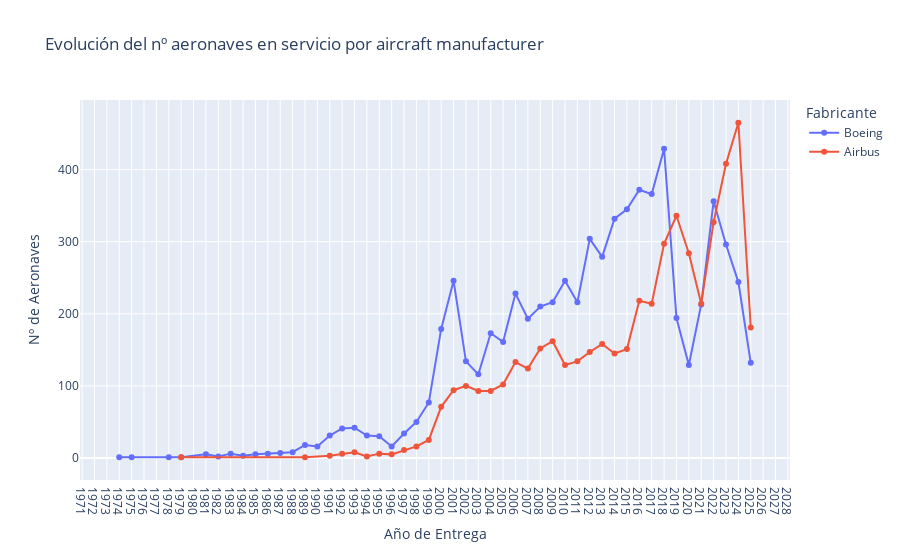

The notebook cell saved with this chart:
### Code cell
#1. Chart of Aircraft Manufacturer by Aircraft Delivery Year

# Agrupar datos por año y fabricante
evol_manufacturer = (
    df_aw.groupby(['Delivery Year', 'Aircraft Manufacturer'])
         .size()
         .reset_index(name='Number of Aircraft')
         .sort_values('Delivery Year')
)

# Crear el gráfico
fig = px.line(
    evol_manufacturer,
    x='Delivery Year',
    y='Number of Aircraft',
    color='Aircraft Manufacturer',
    markers=True,
    title='Evolución del nº aeronaves en servicio por aircraft manufacturer',
    labels={'Delivery Year': 'Año de Entrega', 'Number of Aircraft': 'Nº de Aeronaves'}
)

fig.update_layout(
    xaxis=dict(dtick=1),  # muestra todos los años si no hay demasiados
    legend_title_text='Fabricante'
)
fig.show()

### Figure 1 — Plotly figure (JSON) as saved in the notebook; plotly's stock layout.template omitted (floating-point values rounded to 4 significant figures)
{"data": [{"hovertemplate": "Aircraft Manufacturer=Boeing<br>Año de Entrega=%{x}<br>Nº de Aeronaves=%{y}<extra></extra>", "legendgroup": "Boeing", "line": {"color": "#636efa", "dash": "solid"}, "marker": {"symbol": "circle"}, "mode": "lines+markers", "name": "Boeing", "orientation": "v", "showlegend": true, "type": "scatter", "x": [1974, 1975, 1978, 1979, 1981, 1982, 1983, 1984, 1985, 1986, 1987, 1988, 1989, 1990, 1991, 1992, 1993, 1994, 1995, 1996, 1997, 1998, 1999, 2000, 2001, 2002, 2003, 2004, 2005, 2006, 2007, 2008, 2009, 2010, 2011, 2012, 2013, 2014, 2015, 2016, 2017, 2018, 2019, 2020, 2021, 2022, 2023, 2024, 2025], "xaxis": "x", "y": [1, 1, 1, 1, 5, 2, 6, 3, 5, 6, 7, 8, 18, 16, 31, 41, 42, 31, 30, 16, 34, 50, 77, 179, 246, 134, 116, 173, 161, 228, 193, 210, 216, 246, 216, 304, 279, 332, 345, 372, 366, 429, 194, 129, 213, 356, 296, 244, 132], "yaxis": "y"}, {"hovertemplate": "Aircraft Manufacturer=Airbus<br>Año de Entrega=%{x}<br>Nº de Aeronaves=%{y}<extra></extra>", "legendgroup": "Airbus", "line": {"color": "#EF553B", "dash": "solid"}, "marker": {"symbol": "circle"}, "mode": "lines+markers", "name": "Airbus", "orientation": "v", "showlegend": true, "type": "scatter", "x": [1979, 1989, 1991, 1992, 1993, 1994, 1995, 1996, 1997, 1998, 1999, 2000, 2001, 2002, 2003, 2004, 2005, 2006, 2007, 2008, 2009, 2010, 2011, 2012, 2013, 2014, 2015, 2016, 2017, 2018, 2019, 2020, 2021, 2022, 2023, 2024, 2025], "xaxis": "x", "y": [1, 1, 3, 6, 8, 2, 6, 5, 11, 16, 25, 71, 94, 100, 93, 93, 102, 133, 124, 152, 162, 129, 134, 147, 158, 145, 151, 218, 214, 297, 336, 284, 214, 327, 408, 465, 181], "yaxis": "y"}], "layout": {"legend": {"title": {"text": "Fabricante"}, "tracegroupgap": 0}, "title": {"text": "Evolución del nº aeronaves en servicio por aircraft manufacturer"}, "xaxis": {"anchor": "y", "domain": [0, 1], "dtick": 1, "title": {"text": "Año de Entrega"}}, "yaxis": {"anchor": "x", "domain": [0, 1], "title": {"text": "Nº de Aeronaves"}}}}
